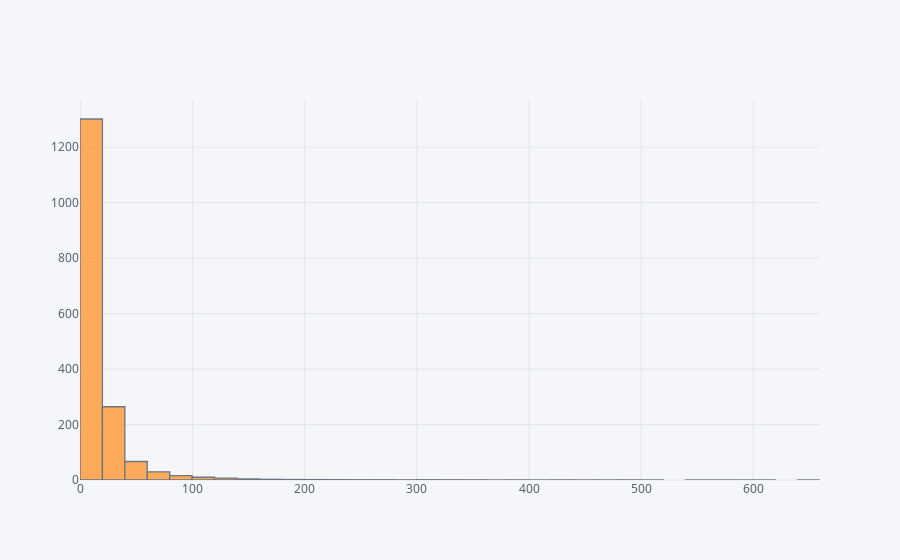

The cell this chart's notebook holds for it:
### Code cell
chip_homes[(np.abs(stats.zscore(chip_homes)) < 2)].iplot(kind='hist', histnorm='density', bins=50)

### Figure 1 — Plotly figure (JSON) as saved in the notebook; plotly's stock layout.template omitted (floating-point values rounded to 4 significant figures; data arrays with more than 128 entries replaced by an {"elided": "..."} marker saying what was removed)
{"data": [{"histfunc": "count", "histnorm": "density", "marker": {"color": "rgba(255, 153, 51, 1.0)", "line": {"color": "#4D5663", "width": 1.3}}, "nbinsx": 50, "opacity": 0.8, "orientation": "v", "type": "histogram", "uid": "77848032-0db0-40c5-929d-65826fb27162", "x": {"elided": "34242 int values"}}], "layout": {"autosize": true, "barmode": "overlay", "legend": {"bgcolor": "#F5F6F9", "font": {"color": "#4D5663"}}, "paper_bgcolor": "#F5F6F9", "plot_bgcolor": "#F5F6F9", "title": {"font": {"color": "#4D5663"}}, "xaxis": {"autorange": true, "gridcolor": "#E1E5ED", "range": [-0.5, 659.5], "showgrid": true, "tickfont": {"color": "#4D5663"}, "title": {"font": {"color": "#4D5663"}, "text": ""}, "type": "linear", "zerolinecolor": "#E1E5ED"}, "yaxis": {"autorange": true, "gridcolor": "#E1E5ED", "range": [0, 1370.0], "showgrid": true, "tickfont": {"color": "#4D5663"}, "title": {"font": {"color": "#4D5663"}, "text": ""}, "zerolinecolor": "#E1E5ED"}}}
